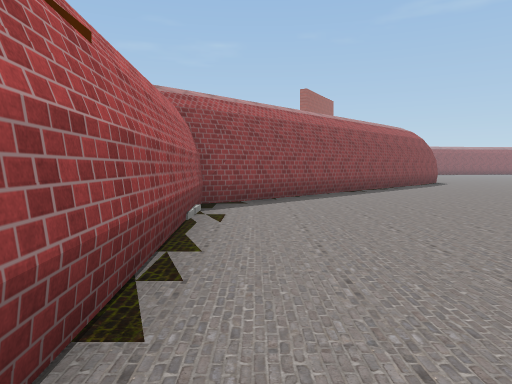
[1] (above)

22 first-person views from a walk through a 3-D level made in the Unity game engine. The camera is 1.4 m above the floor, tilts 4° down and sees 70° across. The floor is counted in squares, 2 m on a side. Each view is taken from the middle of a square. On the plan, view 1 faces up. The plan holds only what a view shows up to about 11 squares ahead; the rest is blank. The place goes on beyond the plan. The player is left out. Some animated figures are left out. Some surface patterns are stand-ins.

[2]
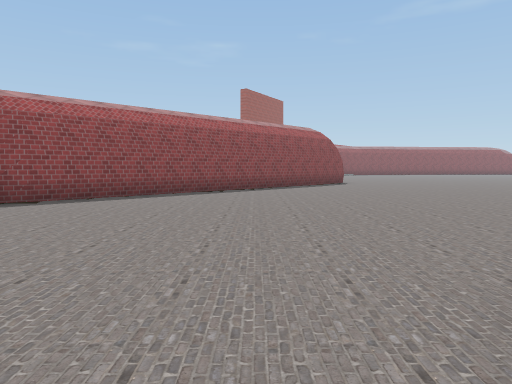

[3]
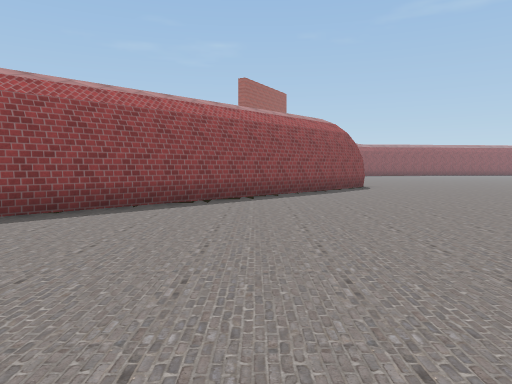

[4]
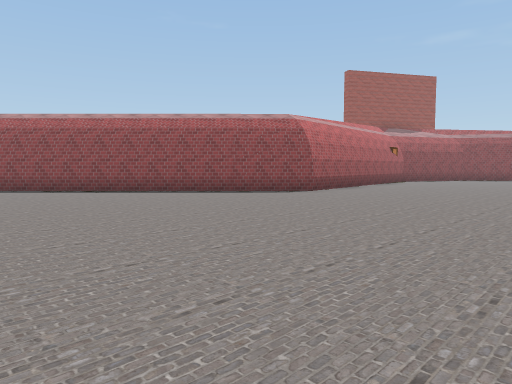

[5]
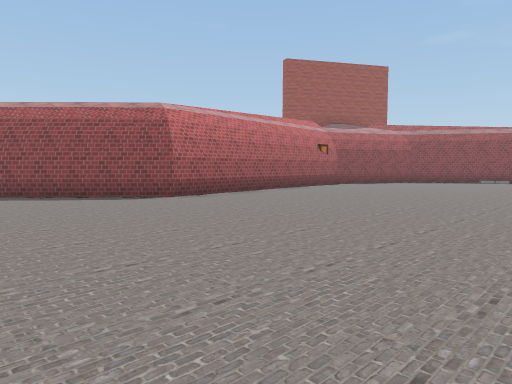

[6]
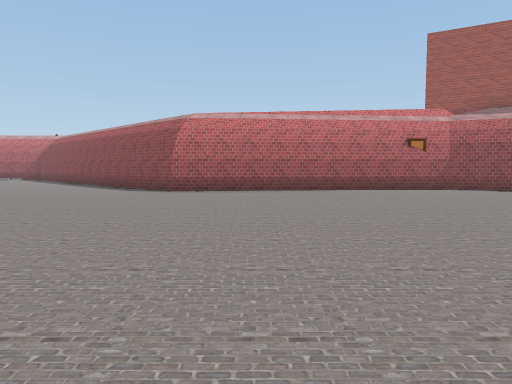

[7]
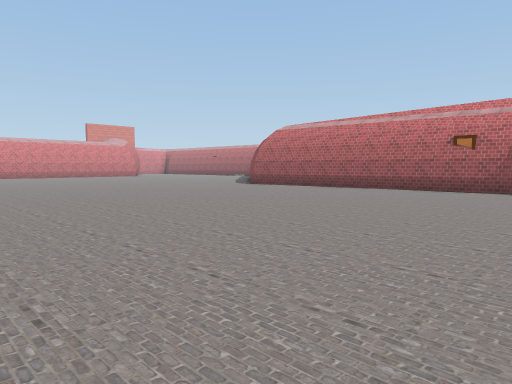

[8]
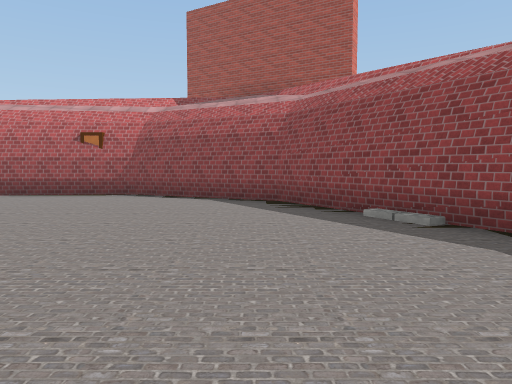

[9]
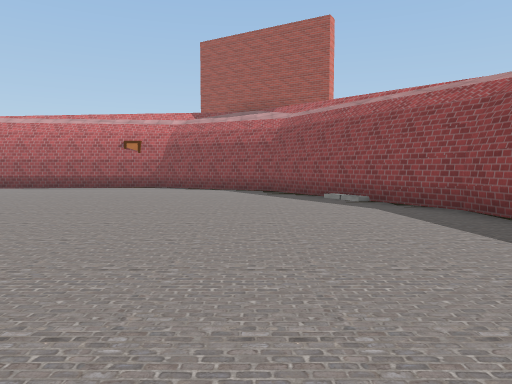

[10]
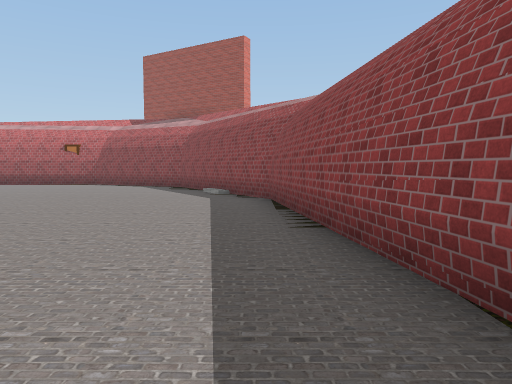

[11]
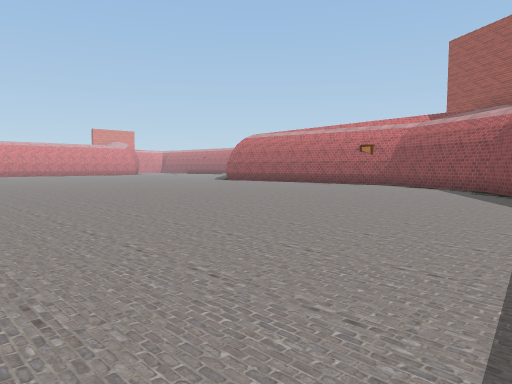

[12]
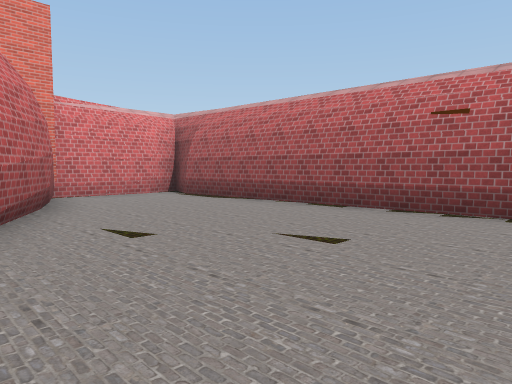

[13]
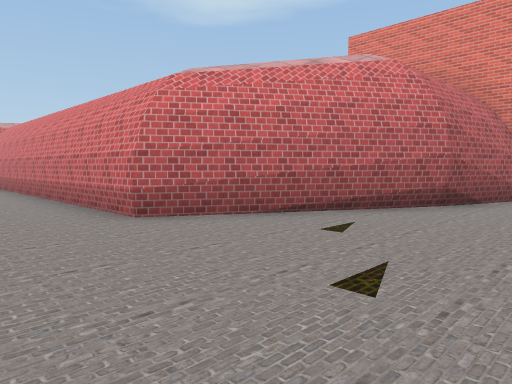

[14]
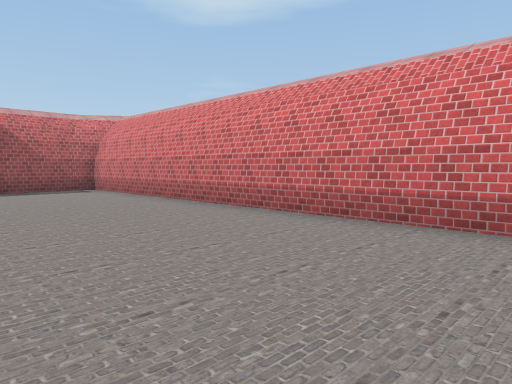

[15]
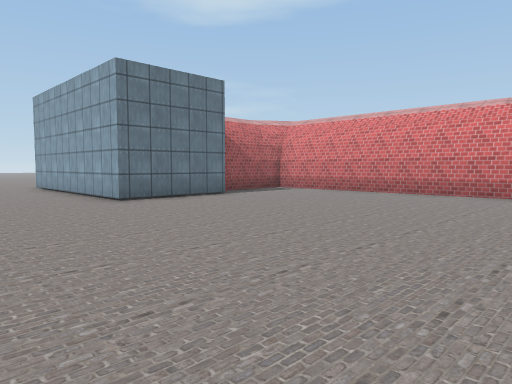

[16]
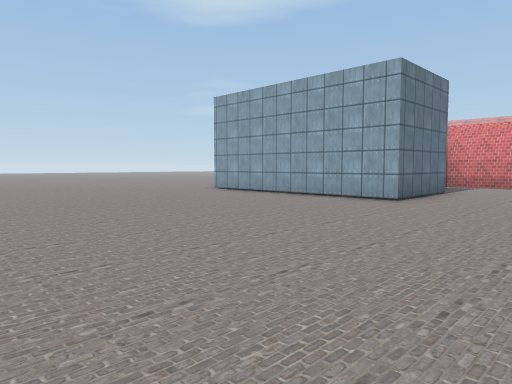

[17]
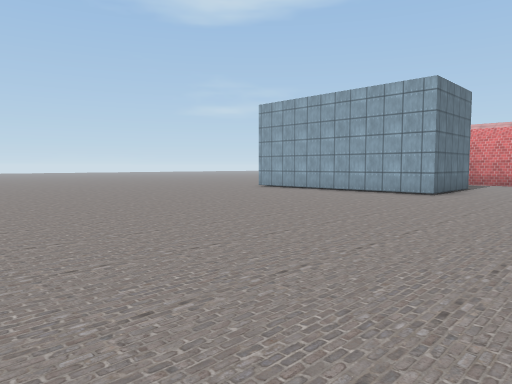

[18]
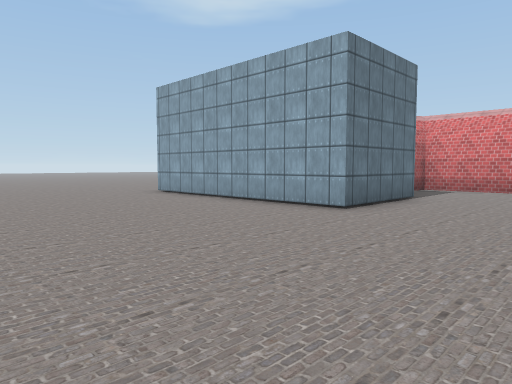

[19]
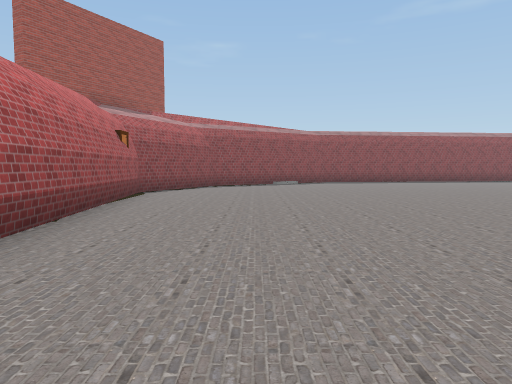

[20]
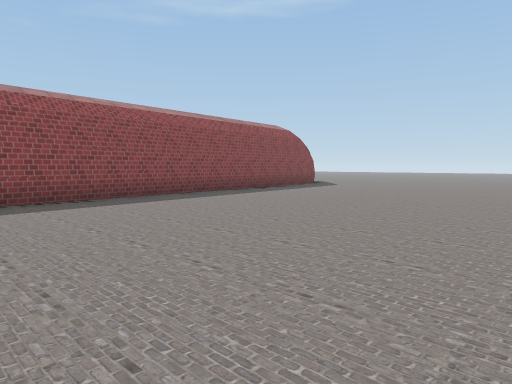

[21]
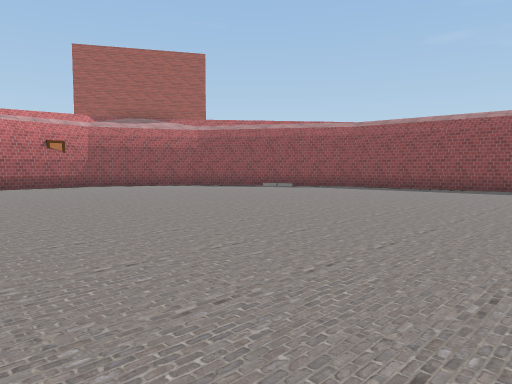

[22]
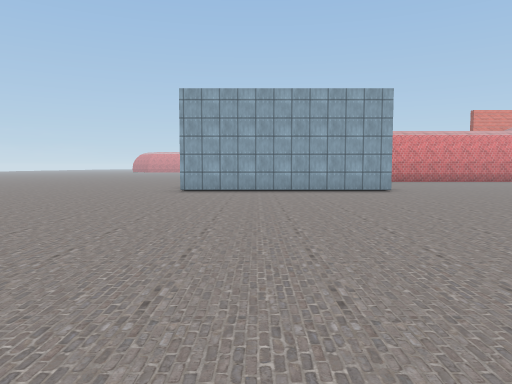

### Floor plan
Points are (right, up) in squares from view 1. A wall is a line through its corners. A room is listed if a view was taken in it or the views show most of it. See-through windows are left out.
Room 1 (views 1, 2, 3, 4, 5, 6, 7, 8, 9, 10, 11, 12, 13, 14, 15, 16, 17, 18, 19, 20, 21, 22)
walls: (17.4, 7.7) (21.5, 7.7); (16.2, 4.9) (16.2, 5.6); (-0.4, 7.2) (-1, 6.8) (-0.6, -1.5); (17.2, 2.2) (17.1, 4.1); (3.1, -2.8) (5.7, 1.7) (17.2, 1.7) (17.2, 2.3); (20.5, 31.3) (13.2, 30.3) (8.6, 27.4) (6.9, 23.9) (7.8, 15.4) (-0.5, 7.1); (-0.8, -5.1) (0.1, -4.8) (2.4, -5) (3.1, -2.7)
low walls: (2.9, -3.6) (3.2, -2.8)
ways out: opening at (21, 31)
objects: other object (5, 23) to (6, 23)

Positions as (right, up) in squares from view 1, and headings:
1: (0, 0), facing up
2: (4, 0), facing up
3: (4, 3), facing up
4: (14, 7), facing up-left
5: (15, 11), facing up-left
6: (18, 18), facing left
7: (18, 26), facing down-left
8: (16, 27), facing left
9: (19, 27), facing left
10: (21, 30), facing left
11: (20, 30), facing down-left
12: (5, 4), facing down-left
13: (1, 4), facing down-right
14: (6, 6), facing down-right
15: (9, 11), facing down-right
16: (13, 15), facing down-right
17: (13, 17), facing down-right
18: (13, 13), facing down-right
19: (10, 14), facing up
20: (14, 23), facing up-right
21: (20, 19), facing up-left
22: (20, 18), facing down
